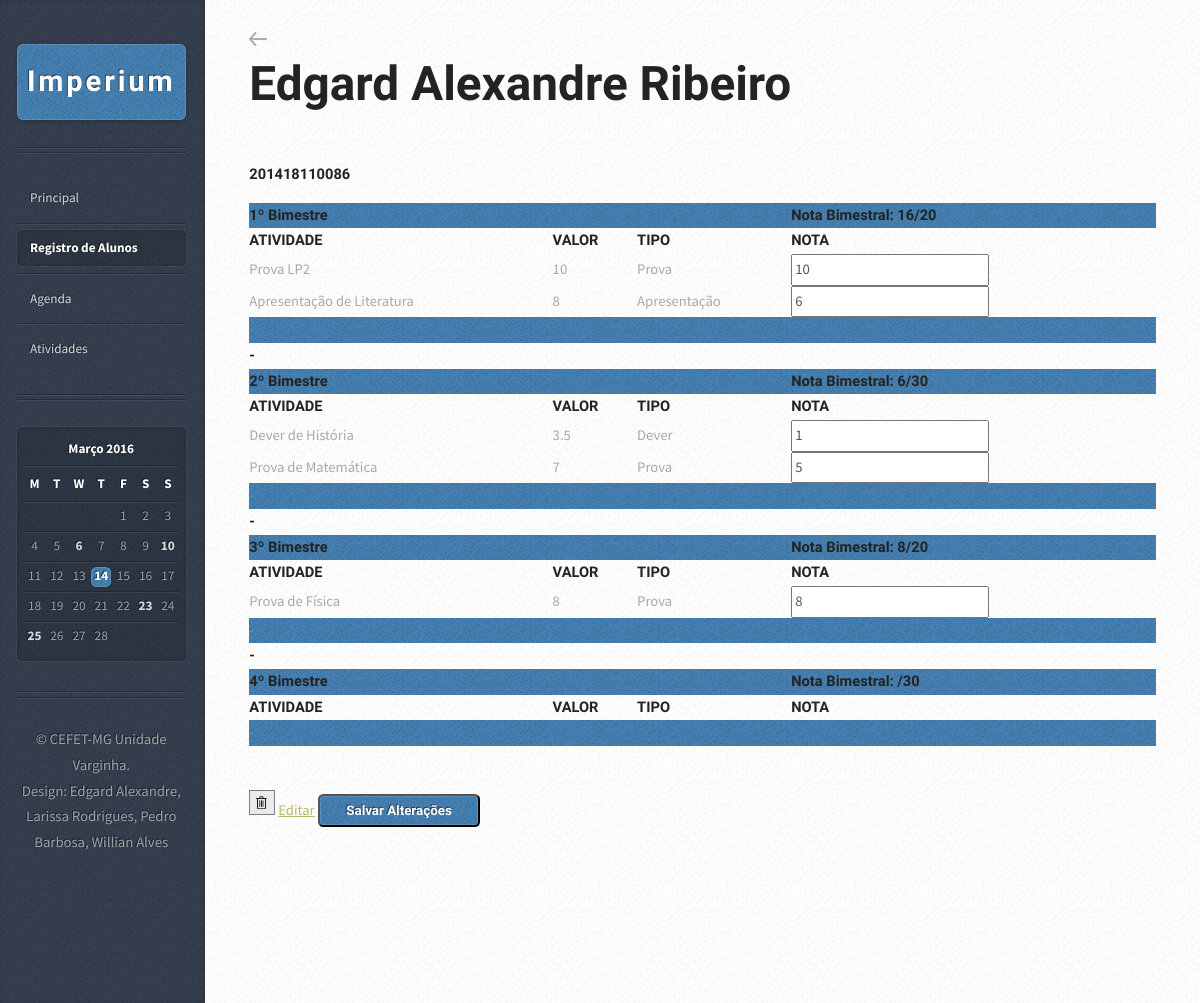
The page /LPTI-master/alunoRegistro.php?id=1 on the database its author committed.
### tables this page shows
CREATE TABLE IF NOT EXISTS `Aluno` (
  `idAluno` int(11) NOT NULL AUTO_INCREMENT,
  `nomeAluno` varchar(45) NOT NULL,
  `matricula` varchar(45) NOT NULL,
  `frequencia` int(11) DEFAULT NULL,
  `idTurmaAluno` int(11) NOT NULL,
  PRIMARY KEY (`idAluno`),
  KEY `idTurmaAluno` (`idTurmaAluno`)
);

CREATE TABLE IF NOT EXISTS `Atividade` (
  `idAtividade` int(11) NOT NULL AUTO_INCREMENT,
  `nomeAtividade` varchar(45) NOT NULL,
  `valorAtividade` float NOT NULL,
  `bimestreAtividade` varchar(45) NOT NULL,
  `tipoAtividade` varchar(45) NOT NULL,
  `idTurmaAtividade` int(11) NOT NULL,
  PRIMARY KEY (`idAtividade`),
  KEY `idTurmaAtividade` (`idTurmaAtividade`)
);

CREATE TABLE IF NOT EXISTS `Nota` (
  `idNota` int(11) NOT NULL AUTO_INCREMENT,
  `idAtividade` int(11) NOT NULL,
  `idAluno` int(11) NOT NULL,
  `valorNota` float NOT NULL,
  PRIMARY KEY (`idNota`),
  KEY `idAtividade` (`idAtividade`,`idAluno`),
  KEY `idAluno` (`idAluno`)
);

### LPTI-master/alunoRegistro.php (the view, shortened to what this page needs)
<?php
    $PDO = db_connect();
	$aux = $_GET["id"];
    $pnota = NULL;
    $snota = NULL;
    $tnota = NULL;
    $qnota = NULL;
    $sql = "SELECT idAluno, nomeAluno, matricula, frequencia, idTurmaAluno FROM Aluno WHERE idAluno = :idAluno ORDER BY nomeAluno ASC";
	$sql2 = "SELECT idAtividade, nomeAtividade, valorAtividade, bimestreAtividade, tipoAtividade, idTurmaAtividade FROM Atividade WHERE idTurmaAtividade = :idTurmaAtividade && bimestreAtividade = '1º Bimestre' ORDER BY bimestreAtividade ASC";
    $sql3 = "SELECT idAtividade, nomeAtividade, valorAtividade, bimestreAtividade, tipoAtividade, idTurmaAtividade FROM Atividade WHERE idTurmaAtividade = :idTurmaAtividade && bimestreAtividade = '2º Bimestre' ORDER BY bimestreAtividade ASC";
    $sql4 = "SELECT idAtividade, nomeAtividade, valorAtividade, bimestreAtividade, tipoAtividade, idTurmaAtividade FROM Atividade WHERE idTurmaAtividade = :idTurmaAtividade && bimestreAtividade = '3º Bimestre' ORDER BY bimestreAtividade ASC";
    $sql6 = "SELECT idNota, idAtividade, idAluno, valorNota FROM Nota WHERE idAluno = :idAlunoNota";
    $stmt = $PDO->prepare($sql);
	$stmt2 = $PDO->prepare($sql2);
    $stmt3 = $PDO->prepare($sql3);
    $stmt4 = $PDO->prepare($sql4);
    $stmt6 = $PDO->prepare($sql6);
    $stmt->execute(array(':idAluno' => $aux));
?>
<!DOCTYPE HTML>
<html>
<head>
		<link rel="stylesheet" href="assets/css/mainScreen.css" />
        <link rel="stylesheet" href="assets/css/style.css" />
	</head>
<body>
<div id="content">
    <div class="inner">
        <article class="box post post-excerpt">
        <?php $Aluno = $stmt->fetch(PDO::FETCH_ASSOC)?>
		<a href = "alunoLista.php?id=<?php echo $Aluno['idTurmaAluno']?>"><img src = "images/setaVoltar.png"></a><br>
            <h2><p><?php echo $Aluno['nomeAluno']?></p></h2>
            <h3><p><?php echo $Aluno['matricula']?></p></h3>
            <?php $stmt2->execute(array(':idTurmaAtividade' => $Aluno['idTurmaAluno'])); ?>
            <?php $stmt3->execute(array(':idTurmaAtividade' => $Aluno['idTurmaAluno'])); ?>
            <?php $stmt4->execute(array(':idTurmaAtividade' => $Aluno['idTurmaAluno'])); ?>
            <?php $stmt6->execute(array(':idAlunoNota' => $aux)); ?>
            <?php while($Atividade = $stmt2->fetch(PDO::FETCH_ASSOC)): ?>
                <?php while($Nota = $stmt6->fetch(PDO::FETCH_ASSOC)): ?>
                    <?php if($Nota['idAtividade'] == $Atividade['idAtividade']): ?>
                        <?php $pnota = $pnota + $Nota['valorNota']; ?>
                    <?php endif; ?>
                <?php endwhile; ?>
                <?php $stmt6 = $PDO->prepare($sql6); ?>
                <?php $stmt6->execute(array(':idAlunoNota' => $aux)); ?>
            <?php endwhile; ?>
            <?php $stmt2 = $PDO->prepare($sql2);?>
            <?php $stmt2->execute(array(':idTurmaAtividade' => $Aluno['idTurmaAluno'])); ?>
			<table>
                <tr id="bim">
                    <td><h5>1º Bimestre</h5></td>
                    <td><h5> </h5></td>
					<td><h5> </h5></td>
                    <td ><h5>Nota Bimestral: <?php echo $pnota ?>/20</h5></td>
                </tr>
				<tr>
					<td><h5>ATIVIDADE</h5></td>
					<td><h5>VALOR</h5></td>
					<td><h5>TIPO</h5></td>
                    <td><h5>NOTA</h5></td>
				</tr>
			    <form method="post" action="editNota.php?id=<?php echo $aux ?>">
				 <?php while($Atividade = $stmt2->fetch(PDO::FETCH_ASSOC)): ?>
                        <tr>
                            <td><?php echo $Atividade['nomeAtividade'] ?></td>
                            <td><?php echo $Atividade['valorAtividade'] ?></td>
                            <td><?php echo $Atividade['tipoAtividade'] ?></td>
                            <?php while($Nota = $stmt6->fetch(PDO::FETCH_ASSOC)): ?>
                                <?php if($Nota['idAtividade'] == $Atividade['idAtividade']): ?>
                                    <td><input type="number" step="any" name="nota[<?php echo $Nota['idNota']?>]" value="<?php echo $Nota['valorNota']?>"></td>
                                <?php endif; ?>
                            <?php endwhile; ?>
                        </tr>
                        <?php $stmt6 = $PDO->prepare($sql6); ?>
                        <?php $stmt6->execute(array(':idAlunoNota' => $aux)); ?>
                <?php endwhile; ?>
                <tr id = "bim">
                    <td id = "azul">-</td>
                    <td> </td>
					<td> </td>
                    <td> </td>
                </tr>
                <tr>
                    <td><h5>-</h5></td>
                </tr>
                <?php while($Atividade = $stmt3->fetch(PDO::FETCH_ASSOC)): ?>
                    <?php while($Nota = $stmt6->fetch(PDO::FETCH_ASSOC)): ?>
                        <?php if($Nota['idAtividade'] == $Atividade['idAtividade']): ?>
                            <?php $snota = $snota + $Nota['valorNota']; ?>
                        <?php endif; ?>
                    <?php endwhile; ?>
                    <?php $stmt6 = $PDO->prepare($sql6); ?>
                    <?php $stmt6->execute(array(':idAlunoNota' => $aux)); ?>
                <?php endwhile; ?>
                <?php $stmt3 = $PDO->prepare($sql3);?>
                <?php $stmt3->execute(array(':idTurmaAtividade' => $Aluno['idTurmaAluno'])); ?>
                <tr id="bim">
                    <td><h5>2º Bimestre</h5></td>
                    <td><h5> </h5></td>
					<td><h5> </h5></td>
                    <td ><h5>Nota Bimestral: <?php echo $snota ?>/30</h5></td>
                </tr>
				<tr>
					<td><h5>ATIVIDADE</h5></td>
					<td><h5>VALOR</h5></td>
					<td><h5>TIPO</h5></td>
                    <td><h5>NOTA</h5></td>
				</tr>
				 <?php while($Atividade = $stmt3->fetch(PDO::FETCH_ASSOC)): ?>
                        <tr>
                            <td><?php echo $Atividade['nomeAtividade'] ?></td>
                            <td><?php echo $Atividade['valorAtividade'] ?></td>
                            <td><?php echo $Atividade['tipoAtividade'] ?></td>
                            <?php while($Nota = $stmt6->fetch(PDO::FETCH_ASSOC)): ?>
                                <?php if($Nota['idAtividade'] == $Atividade['idAtividade']): ?>
                                   <td><input type="number" name="nota[<?php echo $Nota['idNota']?>]" value="<?php echo $Nota['valorNota']?>"></td>
                                <?php endif; ?>
                            <?php endwhile; ?>
                        </tr>
                        <?php $stmt6 = $PDO->prepare($sql6); ?>
                        <?php $stmt6->execute(array(':idAlunoNota' => $aux)); ?>
                <?php endwhile; ?>
                <tr id = "bim">
                    <td id = "azul">-</td>
                    <td></td>
					<td></td>
                    <td></td>
                </tr>
                <tr>
                    <td><h5>-</h5></td>
                </tr>
                <?php while($Atividade = $stmt4->fetch(PDO::FETCH_ASSOC)): ?>
                    <?php while($Nota = $stmt6->fetch(PDO::FETCH_ASSOC)): ?>
                        <?php if($Nota['idAtividade'] == $Atividade['idAtividade']): ?>
                            <?php $tnota = $tnota + $Nota['valorNota']; ?>
                        <?php endif; ?>
                    <?php endwhile; ?>
                    <?php $stmt6 = $PDO->prepare($sql6); ?>
                    <?php $stmt6->execute(array(':idAlunoNota' => $aux)); ?>
                <?php endwhile; ?>
                <?php $stmt4 = $PDO->prepare($sql4);?>
                <?php $stmt4->execute(array(':idTurmaAtividade' => $Aluno['idTurmaAluno'])); ?>
                <tr id="bim">
                    <td><h5>3º Bimestre</h5></td>
                    <td><h5> </h5></td>
					<td><h5> </h5></td>
                    <td ><h5>Nota Bimestral: <?php echo $tnota ?>/20</h5></td>
                </tr>
				<tr>
					<td><h5>ATIVIDADE</h5></td>
					<td><h5>VALOR</h5></td>
					<td><h5>TIPO</h5></td>
                    <td><h5>NOTA</h5></td>
				</tr>
				 <?php while($Atividade = $stmt4->fetch(PDO::FETCH_ASSOC)): ?>
                        <tr>
                            <td><?php echo $Atividade['nomeAtividade'] ?></td>
                            <td><?php echo $Atividade['valorAtividade'] ?></td>
                            <td><?php echo $Atividade['tipoAtividade'] ?></td>
                            <?php while($Nota = $stmt6->fetch(PDO::FETCH_ASSOC)): ?>
                                <?php if($Nota['idAtividade'] == $Atividade['idAtividade']): ?>
                                   <td><input type="number" name="nota[<?php echo $Nota['idNota']?>]" value="<?php echo $Nota['valorNota']?>"></td>
                                <?php endif; ?>
                            <?php endwhile; ?>
                        </tr>
                        <?php $stmt6 = $PDO->prepare($sql6); ?>
                        <?php $stmt6->execute(array(':idAlunoNota' => $aux)); ?>
                <?php endwhile; ?>
                <tr id = "bim">
                    <td id = "azul">-</td>
                    <td></td>
					<td></td>
                    <td></td>
                </tr>
                <tr>
                    <td><h5>-</h5></td>
                </tr>
                <tr id="bim">
                    <td><h5>4º Bimestre</h5></td>
                    <td><h5> </h5></td>
					<td><h5> </h5></td>
                    <td ><h5>Nota Bimestral: <?php echo $qnota ?>/30</h5></td>
                </tr>
				<tr>
					<td><h5>ATIVIDADE</h5></td>
					<td><h5>VALOR</h5></td>
					<td><h5>TIPO</h5></td>
                    <td><h5>NOTA</h5></td>
				</tr>
                <tr id = "bim">
                    <td id = "azul">-</td>
                    <td></td>
					<td></td>
                    <td></td>
                </tr>
        </table>
        </article>
        <a onClick = "$('#divExclusao').show()"><img src = "images/pbi_deleteicon.png"></a>
        <a href='form-editAluno.php?id=<?php echo $Aluno['idAluno']?>'>Editar</a>
        <button type="submit">Salvar Alterações</button>
    </div>
</div>
			<div id="sidebar">
					<h1 id="logo"><a href="#">Imperium</a></h1>
					<nav id="nav">
						<ul>
							<li><a href="indexMain.html">Principal</a></li>
							<li class="current"><a href="turmaRegistro.php">Registro de Alunos</a></li>
							<li><a href="calendario.html">Agenda</a></li>
							<li><a href="atividadeLista.php">Atividades</a></li>
						</ul>
					</nav>
					<section class="box calendar">
						<div class="inner">
							<table>
								<caption>Março 2016</caption>
								<thead>
									<tr>
										<th scope="col" title="Monday">M</th>
										<th scope="col" title="Tuesday">T</th>
										<th scope="col" title="Wednesday">W</th>
										<th scope="col" title="Thursday">T</th>
										<th scope="col" title="Friday">F</th>
										<th scope="col" title="Saturday">S</th>
										<th scope="col" title="Sunday">S</th>
									</tr>
								</thead>
								<tbody>
									<tr>
										<td colspan="4" class="pad"><span>&nbsp;</span></td>
										<td><span>1</span></td>
										<td><span>2</span></td>
										<td><span>3</span></td>
									</tr>
									<tr>
										<td><span>4</span></td>
										<td><span>5</span></td>
										<td><a href="#">6</a></td>
										<td><span>7</span></td>
										<td><span>8</span></td>
										<td><span>9</span></td>
										<td><a href="#">10</a></td>
									</tr>
									<tr>
										<td><span>11</span></td>
										<td><span>12</span></td>
										<td><span>13</span></td>
										<td class="today"><a href="#">14</a></td>
										<td><span>15</span></td>
										<td><span>16</span></td>
										<td><span>17</span></td>
									</tr>
									<tr>
										<td><span>18</span></td>
										<td><span>19</span></td>
										<td><span>20</span></td>
										<td><span>21</span></td>
										<td><span>22</span></td>
										<td><a href="#">23</a></td>
										<td><span>24</span></td>
									</tr>
									<tr>
										<td><a href="#">25</a></td>
										<td><span>26</span></td>
										<td><span>27</span></td>
										<td><span>28</span></td>
										<td class="pad" colspan="3"><span>&nbsp;</span></td>
									</tr>
								</tbody>
							</table>
						</div>
					</section>
					<ul id="copyright">
						<li>&copy; CEFET-MG Unidade Varginha.</li><li>Design: Edgard Alexandre, Larissa Rodrigues, Pedro Barbosa, Willian Alves</a></li>
					</ul>
			</div>
	</body>
</html>

### LPTI-master/assets/css/style.css (style rules this page uses)
#bim { background-color: steelblue; background-image: url("images/bg01.png"); }
#azul { color: cadetblue; }

### rows shown on the page
aluno: nomeAluno "Edgard Alexandre Ribeiro", matricula "201418110086"
atividade: nomeAtividade "Prova LP2", valorAtividade "10", tipoAtividade "Prova"
nota: valorNota "10"
atividade: nomeAtividade "Apresentação de Literatura", valorAtividade "8", tipoAtividade "Apresentação"
nota: valorNota "6"
atividade: nomeAtividade "Dever de História", valorAtividade "3.5", tipoAtividade "Dever"
nota: valorNota "1"
atividade: nomeAtividade "Prova de Matemática", valorAtividade "7", tipoAtividade "Prova"
nota: valorNota "5"
atividade: nomeAtividade "Prova de Física", valorAtividade "8", tipoAtividade "Prova"
nota: valorNota "8"

### other values the page prints
$pnota "16"
$snota "6"
$tnota "8"
